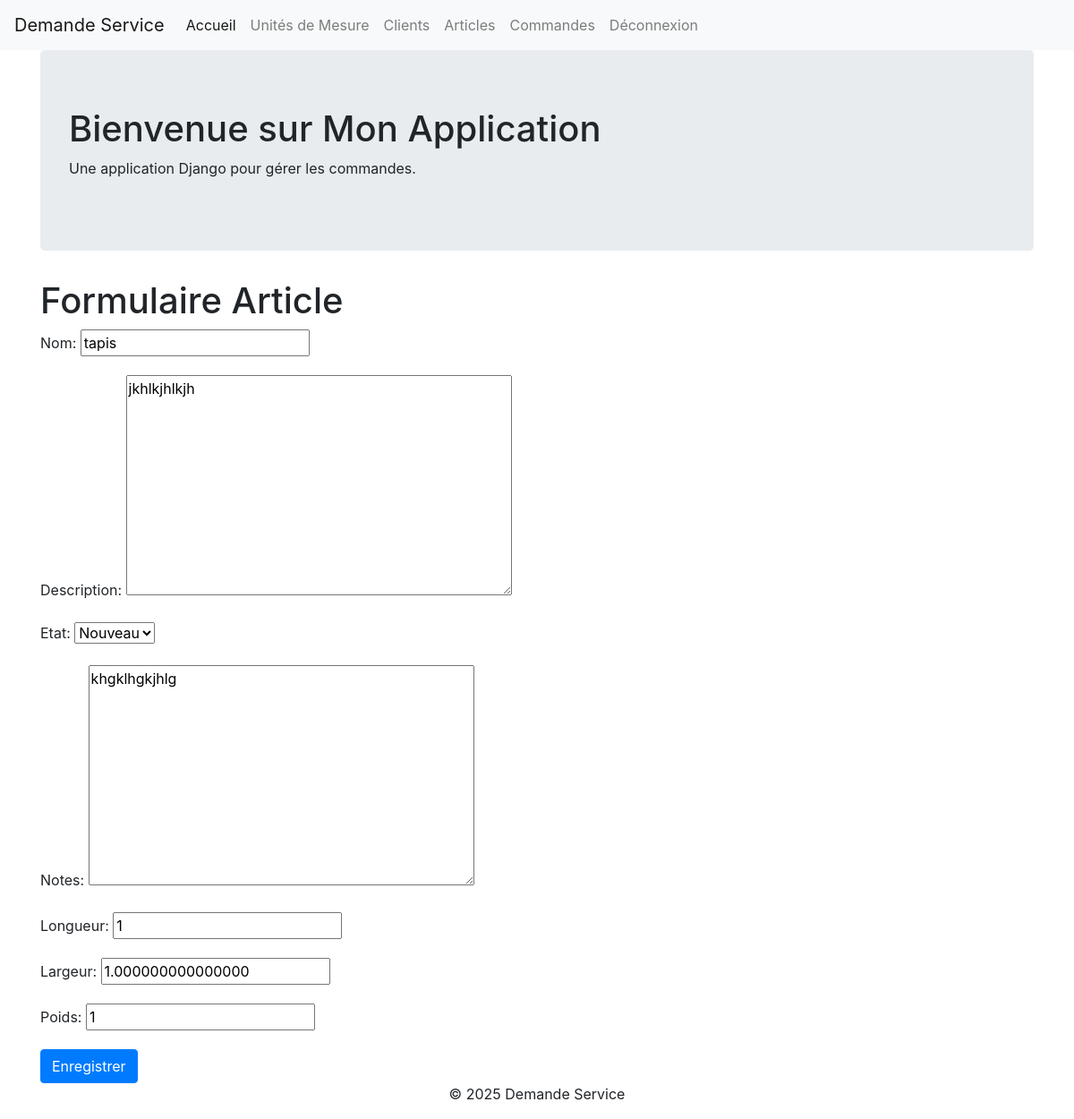
Page /articles/1/update/ (signed in) on the committed database.
### articles/models.py (models this page shows, shortened)
class Article(models.Model):
    ETAT_CHOICES = [
        ('nouveau', 'Nouveau'),
        ('ancien', 'Ancien'),
    ]
    client = models.ForeignKey(User, on_delete=models.CASCADE)
    nom = models.CharField(max_length=100)
    description = models.TextField(blank=True, null=True)
    etat = models.CharField(max_length=50, choices=ETAT_CHOICES)
    notes = models.TextField(blank=True, null=True)
    longueur = models.IntegerField( null=True, blank=True)
    largeur = models.DecimalField(max_digits=30, decimal_places=15, null=True, blank=True)
    poids = models.IntegerField( null=True, blank=True)

### articles/views.py (the view)
# urls.py: path('<int:pk>/update/', views.article_update, name='article_update'),
@staff_member_required  # Restreint l'accès aux administrateurs
def article_update(request, pk):
    article = get_object_or_404(Article, pk=pk)
    if request.method == 'POST':
        form = ArticleForm(request.POST, instance=article)
        if form.is_valid():
            form.save()
            return redirect('articles:article_list')
    else:
        form = ArticleForm(instance=article)
    return render(request, 'articles/article_form.html', {'form': form})

### articles/forms.py
class ArticleForm(forms.ModelForm):
    class Meta:
        model = Article
        exclude = ['client']

### articles/templates/articles/article_form.html (shortened to what this page needs)
{% extends 'base.html' %}
{% block content %}
    <h1>Formulaire Article</h1>
    <form method="post">
        {{ form.as_p }}
        <button type="submit" class="btn btn-primary">Enregistrer</button>
    </form>
{% endblock %}

### rows in the picture
Article: nom "tapis", description "jkhlkjhlkjh", etat "Nouveau", notes "khgklhgkjhlg", longueur "1", largeur "1.000000000000000", poids "1"
